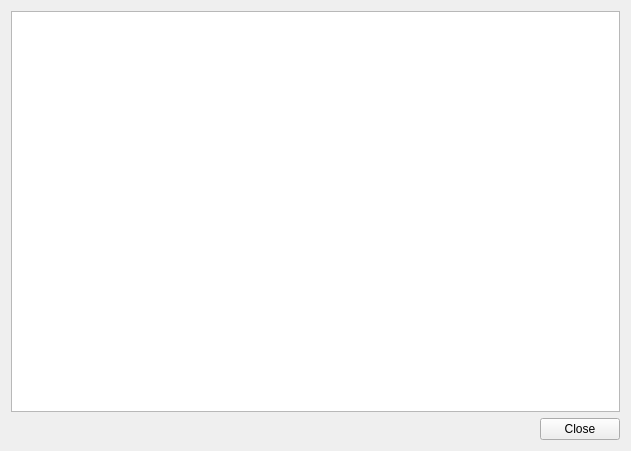
<?xml version="1.0" encoding="UTF-8"?>
<ui version="4.0">
 <class>HelpBase</class>
 <widget class="QWidget" name="HelpBase">
  <property name="geometry">
   <rect>
    <x>0</x>
    <y>0</y>
    <width>631</width>
    <height>451</height>
   </rect>
  </property>
  <property name="windowTitle">
   <string>Help</string>
  </property>
  <property name="windowIcon">
   <iconset resource="icons.qrc">
    <normaloff>:/icons/resources/question.svg</normaloff>:/icons/resources/question.svg</iconset>
  </property>
  <layout class="QVBoxLayout" name="verticalLayout">
   <item>
    <widget class="QSplitter" name="splitter">
     <property name="orientation">
      <enum>Qt::Vertical</enum>
     </property>
     <widget class="QTextEdit" name="textEditHelp">
      <property name="undoRedoEnabled">
       <bool>false</bool>
      </property>
      <property name="readOnly">
       <bool>true</bool>
      </property>
     </widget>
    </widget>
   </item>
   <item>
    <widget class="QDialogButtonBox" name="buttonBox">
     <property name="standardButtons">
      <set>QDialogButtonBox::Close</set>
     </property>
    </widget>
   </item>
  </layout>
 </widget>
 <layoutdefault spacing="6" margin="11"/>
 <resources>
  <include location="icons.qrc"/>
 </resources>
 <connections>
  <connection>
   <sender>buttonBox</sender>
   <signal>rejected()</signal>
   <receiver>HelpBase</receiver>
   <slot>close()</slot>
   <hints>
    <hint type="sourcelabel">
     <x>315</x>
     <y>393</y>
    </hint>
    <hint type="destinationlabel">
     <x>315</x>
     <y>225</y>
    </hint>
   </hints>
  </connection>
 </connections>
</ui>
